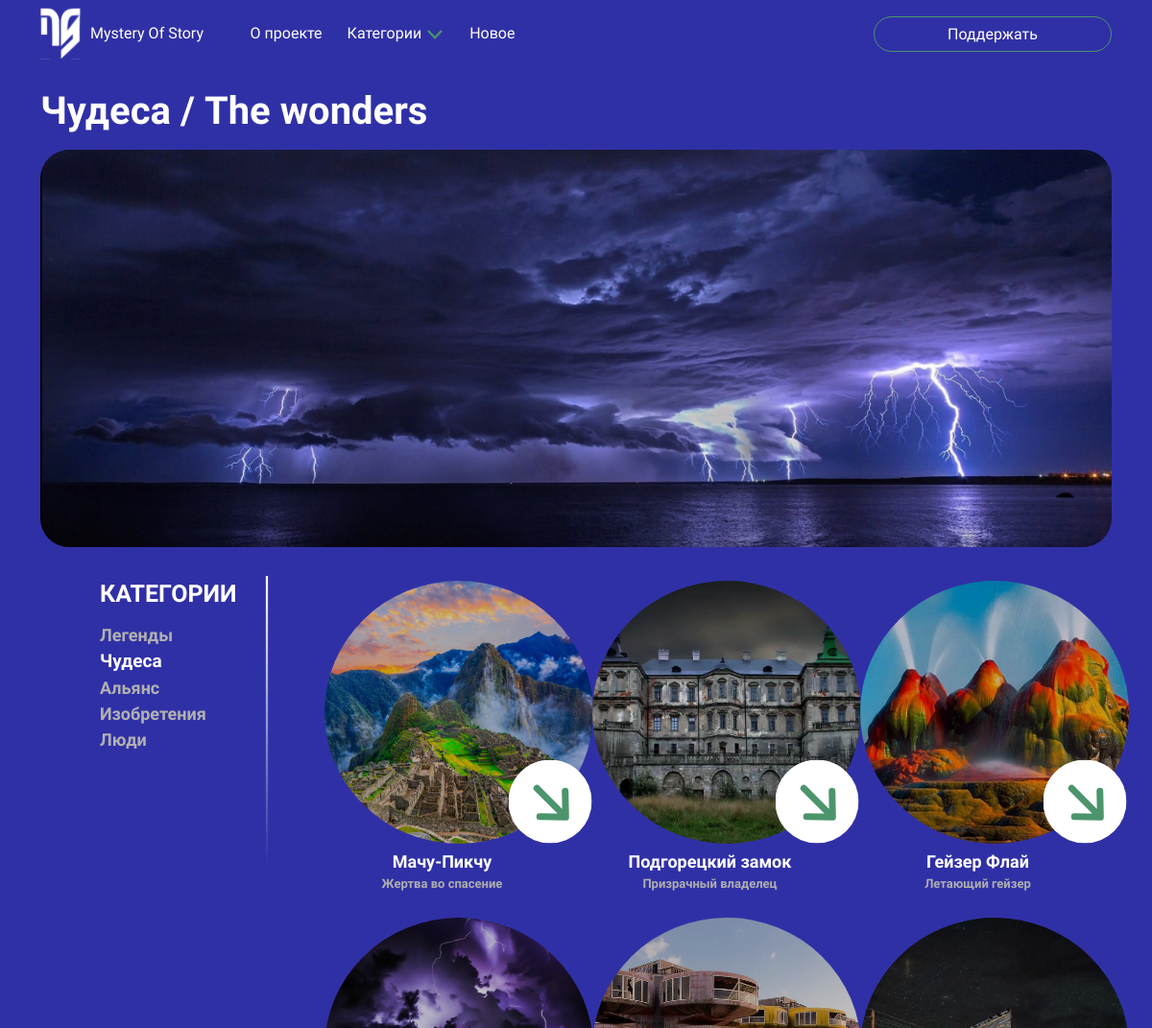
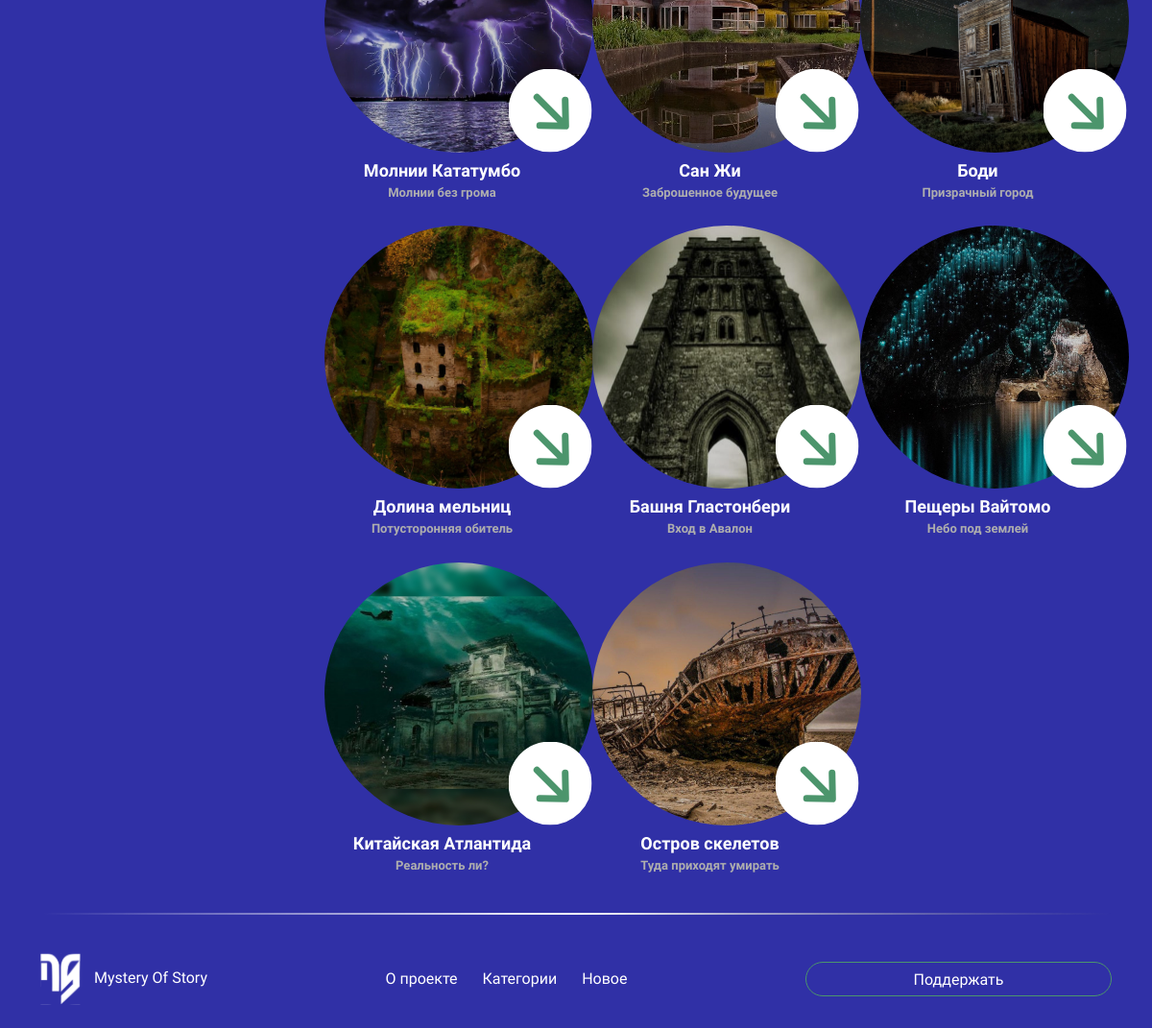
The page /articles/all_categories/3/ on the database its author committed (2 pictures, top to bottom).
### articles/models.py (models this page shows, shortened)
class ArticlesCategories(models.Model):
    articles_category_title = models.CharField(
        max_length=40,
        verbose_name='Категория',
    )
    articles_category_img = models.ImageField(
        upload_to='image/articles_category/',
        verbose_name='Титульная картинка категории',
    )
    articles_category_description = models.CharField(
        max_length=100,
        verbose_name='Описание',
        default='Описание категории',
    )
    created_at = models.DateField(
        auto_now_add=True,
        verbose_name='Дата публикации',
    )
    is_published = models.BooleanField(
        verbose_name='Опубликовать',
    )
    class Meta:
        verbose_name = 'Категория'
        verbose_name_plural = 'Категории'

class Articles(models.Model):
    articles_title = models.CharField(
        max_length=30,
        verbose_name='Название статьи',
    )
    articles_title_img = models.ImageField(
        upload_to='image/articles_img/',
        verbose_name='Титульная картинка',
    )
    articles_description = models.CharField(
        max_length=50,
        default='Описание статьи для титульной страницы!',
        verbose_name='Описание статьи',
    )
    articles_text_1 = HTMLField(
        default=(
            f'Текст статьи. 1 отступ. 100-130 слов. Шрифт: заголовки - 18, подзаголовки - 14, текст - 12, белый цвет.'
        ),
        verbose_name='Текст статьи 1 (left)',
        blank=True,
    )
    article_img_1 = models.ImageField(
        upload_to='image/articles_description_img/',
        verbose_name='Картинка 1',
        blank=True,
        null=True,
    )
    articles_text_2 = HTMLField(
        default=(
            f'Текст статьи. 1 отступ. Строка. Шрифт: заголовки - 18, подзаголовки - 14, текст - 12, белый цвет.'
        ),
        verbose_name='Текст статьи 2 (string)',
        blank=True,
    )
    articles_text_3 = HTMLField(
        default=(
            f'Текст статьи. 1 отступ. 100-130 слов. Шрифт: заголовки - 18, подзаголовки - 14, текст - 12, белый цвет.'
        ),
        verbose_name='Текст статьи 3 (right)',
        blank=True,
    )
    article_img_2 = models.ImageField(
        upload_to='image/articles_description_img/',
        verbose_name='Картинка 2',
        blank=True,
        null=True,
    )
    articles_text_4 = HTMLField(
        default=(
            f'Текст статьи. 1 отступ. Строка. Шрифт: заголовки - 18, подзаголовки - 14, текст - 12, белый цвет.'
        ),
        verbose_name='Текст статьи 4 (string)',
        blank=True,
    )
    articles_text_5 = HTMLField(
        default=(
            f'Текст статьи. 1 отступ. 100-130 слов. Шрифт: заголовки - 18, подзаголовки - 14, текст - 12, белый цвет.'
        ),
        verbose_name='Текст статьи 5 (left)',
        blank=True,
    )
    category = models.ForeignKey(
        ArticlesCategories,
        on_delete=models.CASCADE,
        null=True,
        verbose_name='Категория'
    )
    subcategory = models.ForeignKey(
        ArticlesSubcategories,
        on_delete=models.CASCADE,
        null=True,
        verbose_name='Подкатегория',
    )
    author = models.ForeignKey(
        User,
        on_delete=models.CASCADE,
        null=True,
        verbose_name='Автор'
    )
    created_at = models.DateTimeField(
        auto_now_add=True,
        verbose_name='Дата создания',
    )
    is_published = models.BooleanField(
        default=False,
        verbose_name='Опубликовать'
    )
    class Meta:
        ordering = ['-created_at']
        verbose_name = 'Статья'
        verbose_name_plural = 'Статьи'

### articles/views.py (the view)
# urls.py: path('all_categories/<int:id>/', views.all_categories, name='all_categories'),
def all_categories(request, id):
    subcategories = ArticlesSubcategories.objects.filter(is_published=True)
    categories = ArticlesCategories.objects.filter(is_published=True)
    category = get_object_or_404(ArticlesCategories, pk=id)
    articles = Articles.objects.filter(category=category, is_published=True)
    paginator = Paginator(articles, 12)
    page = request.GET.get('page')
    try:
        articles = paginator.page(page)
    except PageNotAnInteger:
        articles = paginator.page(1)
    except EmptyPage:
        articles = paginator.page(paginator.num_pages)
    return render(request, 'articles/all_categories.html', {
        'articles': articles,
        'category': category,
        'categories': categories,
        'subcategories': subcategories
        })

### articles/templatetags/custom_filters.py (called while the page is built)
@register.filter
def first_word(value):
    return value.split()[0]

### templates/articles/all_categories.html (shortened to what this page needs)
{% extends "base.html" %}
{% load static %}
{% load custom_filters %}
{% block content %}
    <div class="row justify-content-center">
        <div class="all-categories-img-card-container">
            <p class="all-category-page-title" style="margin-bottom: 10px;">{{ category.articles_category_title }}</p>
            <img src="{{ category.articles_category_img.url }}" class="all-categories-img-card img-fluid">
        </div>
        <div class="row all-articles">
            <div class="col-3 all-categories-with-articles">
                <nav class="navbar-all-articles">
                    <p class="category-title" style="margin-bottom: 10px;">КАТЕГОРИИ</p>
                    {% for category in categories %}
                        <nav class="nav nav-pills flex-column">
                            <a class="nav-link-all-articles {% if request.resolver_match.url_name == 'all_categories' and request.resolver_match.kwargs.id == category.id %}active{% endif %}" href="{% url 'articles:all_categories' category.id %}">{{ category.articles_category_title|first_word }}</a>
                        </nav>
                    {% endfor %}
                </nav>
                <img class="border-line" src="/static/img/border-line.svg">
            </div>
            <div class="col-9">
                <div class="row all-articles-in-main-category">
                    {% if category.id == 2 %}
                        {% for subcategory in subcategories %}
                            <div class="col-4 all-articles-in-main-category-item">
                                <div class="one-article">
                                    <div class="one-article-image-container">
                                        <img class="one-article-img" src="{{ subcategory.articles_subcategory_img.url }}">
                                        <a class="one-article-link" href="{% url 'articles:all_myths_in_sub' subcategory.id %}">
                                            <img src="/static/img/category-link.svg">
                                        </a>
                                    </div>
                                    <div class="one-article-details">
                                        <p class="one-article-title">{{ subcategory.articles_subcategory_title }}</p>
                                        <p class="one-article-description">{{ subcategory.articles_subcategory_description }}</p>
                                    </div>
                                </div>
                            </div>
                        {% endfor %}
                    {% else %}
                        {% for article in articles %}
                            <div class="col-4 all-articles-in-main-category-item">
                                <div class="one-article">
                                    <div class="one-article-image-container">
                                        <img class="one-article-img" src="{{ article.articles_title_img.url }}">
                                        <a class="one-article-link" href="{% url 'articles:article_detail' article.id %}">
                                            <img src="/static/img/category-link.svg">
                                        </a>
                                    </div>
                                    <div class="one-article-details">
                                        <p class="one-article-title">{{ article.articles_title }}</p>
                                        <p class="one-article-description">{{ article.articles_description }}</p>
                                    </div>
                                </div>
                            </div>
                        {% endfor %}
                    {% endif %}
                </div>
            </div>
        </div>
        <img src="/static/img/line49.png" class="main-page-img-line" style="margin-top: 20px;">
    </div>
</div>
{% endblock %}

### templates/articles/all_categories.html (style rules this page uses)
.all-categories-img-card-container { position: relative; display: inline-block; position: relative; display: block; }
.all-category-page-title { color: white; font-family: "Unbounded"; font-weight: 700; font-style: bold; font-size: 40px; }
.all-categories-img-card { border-radius: 30px; width: 1359px; height: 414px; background-size: cover; background-position: center; margin-bottom: 20px; object-fit: cover; }
.all-articles { margin-top: 10px; }
.category-title { color: white; font-family: "Unbounded"; font-weight: 700; font-style: bold; font-size: 25px; }
.all-categories-with-articles { position: sticky; display: flex; width: 25%; overflow-y: auto; top: 50%; }
.navbar-all-articles { display: flex; flex-direction: column; align-items: flex-start; width: 100%; }
.border-line { width: 100%; height: 300px; }
.category-title { margin-bottom: 5px; margin-left: 50px; }
.nav-link-all-articles { display: flex; align-items: center; color: #B1B1B1; font-family: "Comfortaa"; font-weight: 600; font-style: semibold; font-size: 18px; text-decoration: none; margin-left: 50px; }
.nav-link-all-articles.active { color: white; font-family: "Comfortaa"; font-weight: 600; font-style: semibold; font-size: 19px; text-decoration: none; margin-left: 50px; }
.one-article-img { width: 290px; height: 284px; border-radius: 50%; padding: 5px; object-fit: cover; filter: brightness(80%); }
.one-article { text-align: center; }
.one-article-image-container { position: relative; display: inline-block; }
.one-article-link { position: absolute; top: 75%; left: 75%; transform: translate(-50%, -50%); z-index: 10; width: 43px; height: 43px; }
.one-article-details { display: flex; flex-direction: column; align-items: center; }
.one-article-title { margin: 0; font-family: "Unbounded"; font-weight: 700; font-style: bold; font-size: 18px; color: white; }
.one-article-description { margin: 0; font-family: "Comfortaa"; font-weight: 600; font-style: semibold; color: #AEAEAE; font-size: 13px; margin-bottom: 20px; }

### rows shown on the page
ArticlesCategories: articles_category_title "Чудеса / The wonders", articles_category_img (picture), articles_category_title|first_word "Чудеса"
ArticlesCategories: articles_category_title|first_word "Легенды"
ArticlesCategories: articles_category_title|first_word "Альянс"
ArticlesCategories: articles_category_title|first_word "Изобретения"
ArticlesCategories: articles_category_title|first_word "Люди"
Articles: articles_title_img (picture), articles_title "Мачу-Пикчу", articles_description "Жертва во спасение"
Articles: articles_title_img (picture), articles_title "Подгорецкий замок", articles_description "Призрачный владелец"
Articles: articles_title_img (picture), articles_title "Гейзер Флай", articles_description "Летающий гейзер"
Articles: articles_title_img (picture), articles_title "Молнии Кататумбо", articles_description "Молнии без грома"
Articles: articles_title_img (picture), articles_title "Сан Жи", articles_description "Заброшенное будущее"
Articles: articles_title_img (picture), articles_title "Боди", articles_description "Призрачный город"
Articles: articles_title_img (picture), articles_title "Долина мельниц", articles_description "Потусторонняя обитель"
Articles: articles_title_img (picture), articles_title "Башня Гластонбери", articles_description "Вход в Авалон"
Articles: articles_title_img (picture), articles_title "Пещеры Вайтомо", articles_description "Небо под землей"
Articles: articles_title_img (picture), articles_title "Китайская Атлантида", articles_description "Реальность ли?"
Articles: articles_title_img (picture), articles_title "Остров скелетов", articles_description "Туда приходят умирать"
